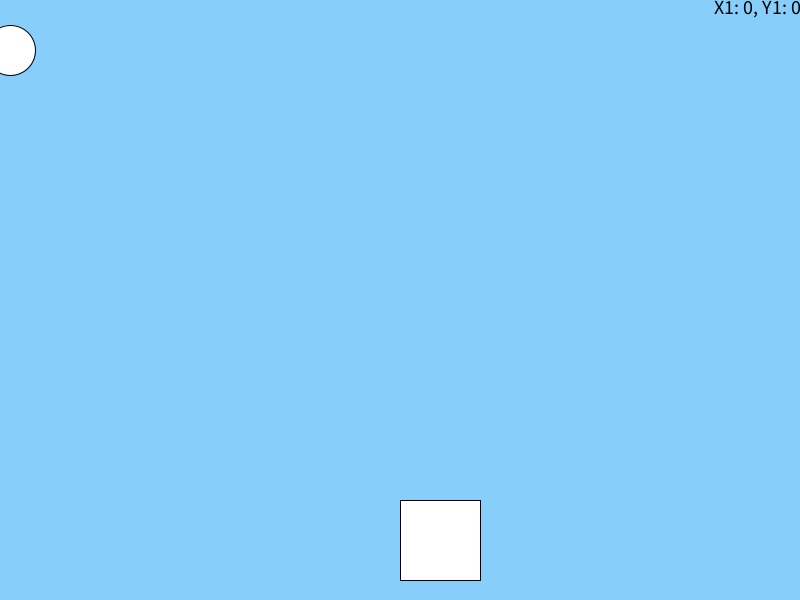
Frame 1 (no input)
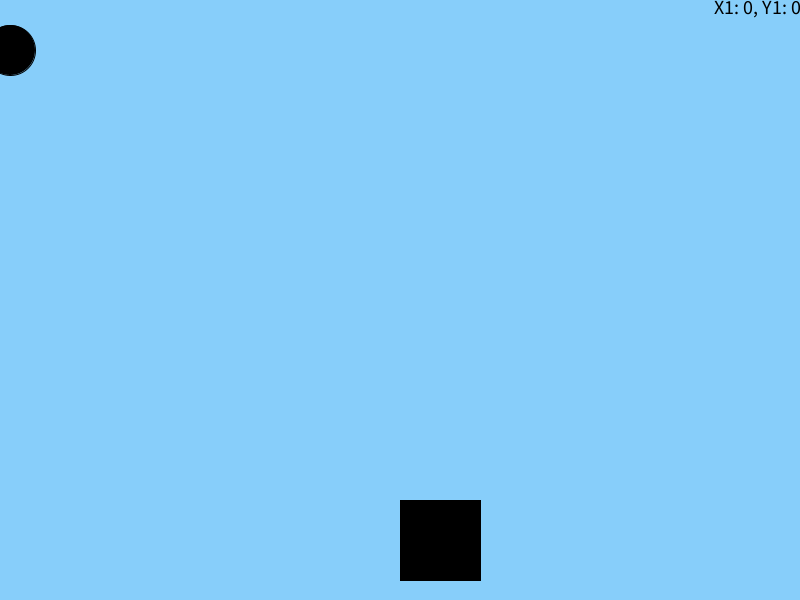
Frame 60 (the mouse pressed at the canvas centre just before this capture)
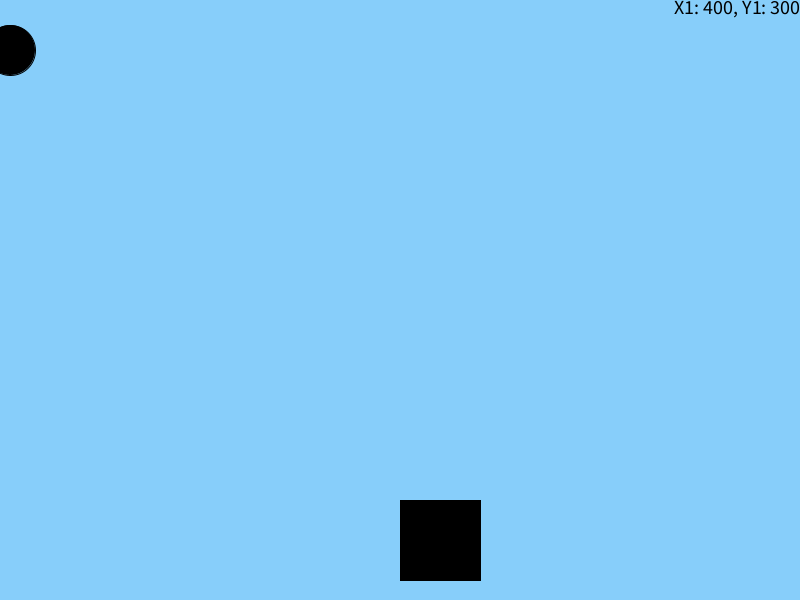
Frame 120 (the mouse held since frame 60 and released just before this capture)

The Processing sketch that drew these frames (run headless with seeded random() and noise(); from frame 60 on, the mouse is pressed at the canvas centre):

// Processing sketch: Ejercicio_17
// ── Ejercicio_17.pde
float p1,p2,p3,p4;
float distX,distY,distancia;

void setup() {
  size(800, 600);
  p1=10;
  p2=50;
  p3=400;
  p4=500;
}
void draw() {
    background(135, 206, 250);
    ellipse(p1,p2,50,50);
    rect(p3,p4,80,80);
    distanciaCC();
    println("la distancia es de: " + distancia); 
  if (distancia == 0 ) {
    textSize(40);
    text("¡Power-Up activado!",500,300);
  }
  String coordenadas = "X1: " + mouseX + ", Y1: " + mouseY;
  fill(0);
  textSize(20);
  textAlign(RIGHT, TOP);
  text(coordenadas, width, 0);
}

void mouseMoved(){
  p1=mouseX;
  p2=mouseY;
}
void distanciaCC(){
    if (p1>p3){
      distX=p1-p3;
    }else{
      distX=p3-p1;
    }
    if (p2>p4){
      distY=p2-p4;
    }else{
      distY=p4-p2;
    }
    distancia=pow((pow(distX,2)+pow(distY,2)),0.5);
}
